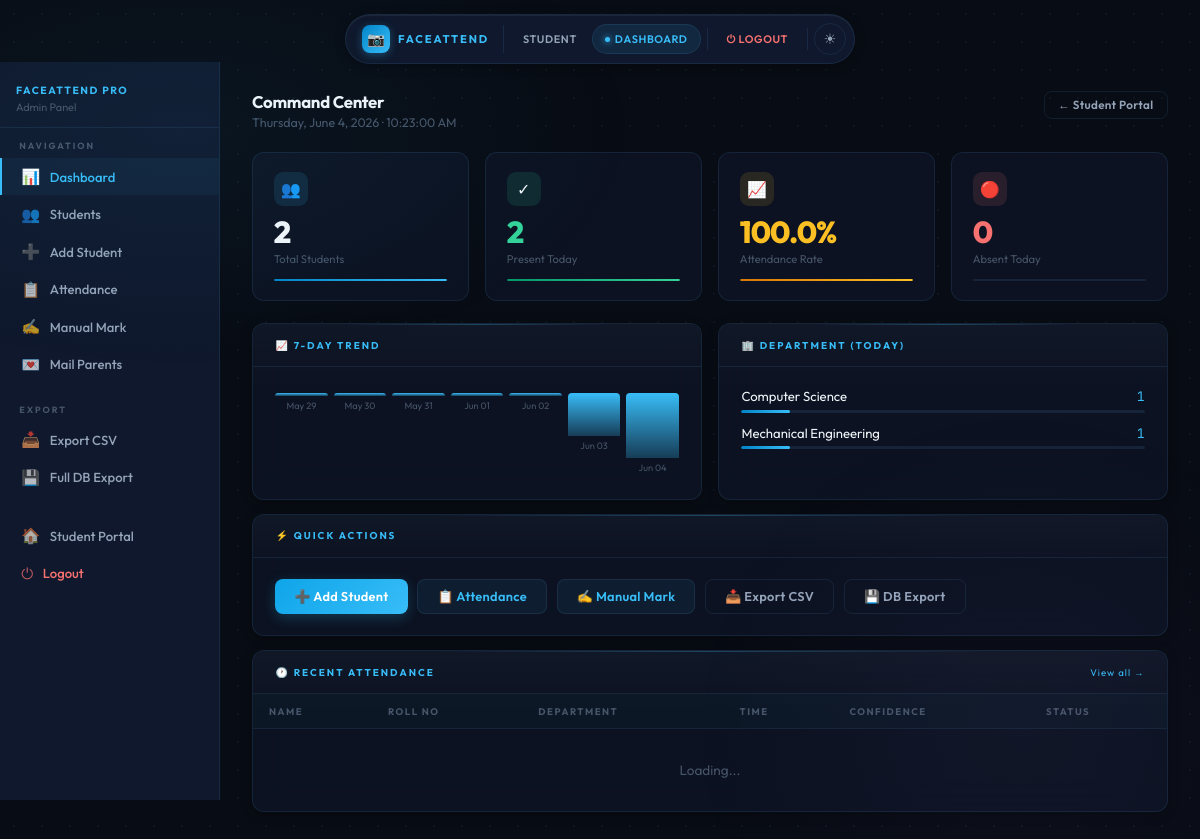
Screenshot of /admin/dashboard (signed in) with the database file from the repository.
### models/student.py (models this page shows, shortened)
class Student(db.Model):
    __tablename__ = 'students'
    id = db.Column(db.Integer, primary_key=True)
    name = db.Column(db.String(100), nullable=False)
    roll_number = db.Column(db.String(50), unique=True, nullable=False)
    department = db.Column(db.String(100), nullable=False)
    email = db.Column(db.String(120), nullable=True)
    phone = db.Column(db.String(20), nullable=True)
    embedding_json = db.Column(db.Text, nullable=True)   # JSON array of embedding vectors
    face_image_b64 = db.Column(db.Text, nullable=True)   # Base64 thumbnail for display
    registered_at = db.Column(db.DateTime, default=datetime.utcnow)
    is_active = db.Column(db.Boolean, default=True)
    attendance_records = db.relationship('Attendance', backref='student',
                                          lazy='dynamic', cascade='all, delete-orphan')

### routes/admin.py (the view)
@admin_bp.route('/dashboard')
@login_required
def dashboard():
    stats = get_dashboard_stats()
    return render_template('admin/dashboard.html', stats=stats)

### models/admin.py (called while the page is built)
@login_manager.user_loader
def load_user(user_id):
    return Admin.query.get(int(user_id))

### templates/admin/dashboard.html (shortened to what this page needs)
{% extends "base.html" %}
{% block content %}
<div class="admin-wrap">
<aside class="sidebar">
    <div class="sb-section" style="padding:0 1rem .8rem;border-bottom:1px solid var(--brd);margin-bottom:.8rem">
        <div style="font-size:.65rem;font-weight:700;color:var(--acc);letter-spacing:1.5px">FACEATTEND PRO</div>
        <div style="font-size:.68rem;color:var(--txt3);margin-top:.15rem">Admin Panel</div>
    </div>
    <div class="sb-section">
        <span class="sb-label">Navigation</span>
        <a href="/admin/dashboard" class="sb-link active"><span class="sb-icon">&#128202;</span>Dashboard</a>
        <a href="/admin/students"  class="sb-link"><span class="sb-icon">&#128101;</span>Students</a>
        <a href="/admin/students/add" class="sb-link"><span class="sb-icon">&#10133;</span>Add Student</a>
        <a href="/admin/attendance" class="sb-link"><span class="sb-icon">&#128203;</span>Attendance</a>
        <a href="/admin/attendance/manual" class="sb-link"><span class="sb-icon">&#9997;</span>Manual Mark</a>
        <a href="/admin/mail-parents" class="sb-link"><span class="sb-icon">&#128140;</span>Mail Parents</a>
    </div>
    <div class="sb-section">
        <span class="sb-label">Export</span>
        <a href="/admin/attendance/export" class="sb-link"><span class="sb-icon">&#128229;</span>Export CSV</a>
        <a href="/admin/database/export"   class="sb-link"><span class="sb-icon">&#128190;</span>Full DB Export</a>
    </div>
    <div class="sb-section" style="margin-top:auto">
        <a href="/" class="sb-link"><span class="sb-icon">&#127968;</span>Student Portal</a>
        <a href="/admin/logout" class="sb-link" style="color:var(--red)"><span class="sb-icon">&#9211;</span>Logout</a>
    </div>
</aside>
<main class="admin-main">
    <div class="ph">
        <div>
            <div class="ph-title">Command Center</div>
            <div class="ph-sub" id="dt-display">Loading...</div>
        </div>
        <a href="/" class="btn btn-o btn-sm">&#8592; Student Portal</a>
    </div>
    <div class="stats-row">
        <div class="stat">
            <div class="stat-top"><div class="stat-icon si-b">&#128101;</div></div>
            <div class="stat-num">{{ stats.total_students }}</div>
            <div class="stat-lbl">Total Students</div>
            <div class="stat-bar"><div class="stat-bar-fill" style="width:100%"></div></div>
        </div>
        <div class="stat">
            <div class="stat-top"><div class="stat-icon si-g">&#10003;</div></div>
            <div class="stat-num" style="color:var(--grn)">{{ stats.today_count }}</div>
            <div class="stat-lbl">Present Today</div>
            <div class="stat-bar"><div class="stat-bar-fill" style="width:{{ stats.attendance_pct }}%;background:linear-gradient(90deg,var(--grn2),var(--grn))"></div></div>
        </div>
        <div class="stat">
            <div class="stat-top"><div class="stat-icon si-y">&#128200;</div></div>
            <div class="stat-num" style="color:var(--yel)">{{ stats.attendance_pct }}%</div>
            <div class="stat-lbl">Attendance Rate</div>
            <div class="stat-bar"><div class="stat-bar-fill" style="width:{{ stats.attendance_pct }}%;background:linear-gradient(90deg,#d97706,var(--yel))"></div></div>
        </div>
        <div class="stat">
            <div class="stat-top"><div class="stat-icon si-r">&#128308;</div></div>
            <div class="stat-num" style="color:var(--red)">{{ stats.total_students - stats.today_count }}</div>
            <div class="stat-lbl">Absent Today</div>
            <div class="stat-bar"></div>
        </div>
    </div>
    <div class="two-col mb">
        <div class="card">
            <div class="card-header">
                <span class="card-title">&#128200; 7-Day Trend</span>
            </div>
            <div class="card-body">
                <div class="bar-chart">
                    {% set max_count = (stats.trend | map(attribute='count') | max) or 1 %}
                    {% for item in stats.trend %}
                    <div class="bar-wrap">
                        <div class="bar" data-count="{{ item.count }}"
                             style="height:calc({{ item.count }} / {{ max_count }} * 80px + 3px)"></div>
                        <div class="bar-lbl">{{ item.date }}</div>
                    </div>
                    {% endfor %}
                </div>
            </div>
        </div>
        <div class="card">
            <div class="card-header"><span class="card-title">&#127970; Department (Today)</span></div>
            <div class="card-body">
                {% if stats.dept_stats %}
                    {% for d in stats.dept_stats %}
                    <div class="dept-bar">
                        <div class="flex justify-between text-sm">
                            <span>{{ d.dept }}</span>
                            <span class="text-acc mono">{{ d.count }}</span>
                        </div>
                        <div class="dept-bar-track">
                            <div class="dept-bar-fill" style="width:{{ [d.count * 12, 100]|min }}%"></div>
                        </div>
                    </div>
                    {% endfor %}
                {% else %}
                    <div class="text-dimmer text-sm" style="text-align:center;padding:1rem 0">No attendance data today</div>
                {% endif %}
            </div>
        </div>
    </div>
    <div class="card mb">
        <div class="card-header"><span class="card-title">&#9889; Quick Actions</span></div>
        <div class="card-body">
            <div class="quick-actions">
                <a href="/admin/students/add"        class="btn btn-p">&#10133; Add Student</a>
                <a href="/admin/attendance"           class="btn btn-g">&#128203; Attendance</a>
                <a href="/admin/attendance/manual"    class="btn btn-g">&#9997; Manual Mark</a>
                <a href="/admin/attendance/export"    class="btn btn-o">&#128229; Export CSV</a>
                <a href="/admin/database/export"      class="btn btn-o">&#128190; DB Export</a>
            </div>
        </div>
    </div>
    <div class="card">
        <div class="card-header">
            <span class="card-title">&#128336; Recent Attendance</span>
            <a href="/admin/attendance" class="card-sub" style="text-decoration:none;color:var(--acc)">View all &#8594;</a>
        </div>
        <div class="table-wrap">
            <table class="data-table">
                <thead><tr>
                    <th>Name</th><th>Roll No</th><th>Department</th>
                    <th>Time</th><th>Confidence</th><th>Status</th>
                </tr></thead>
                <tbody id="recent-tbody">
                    <tr><td colspan="6" style="text-align:center;padding:2rem;color:var(--txt3)">Loading...</td></tr>
                </tbody>
            </table>
        </div>
    </div>
</main>
</div>
{% endblock %}

### rows the page displays
Student: dept "Computer Science", count "1", {{ [d.count * 12, 100]|min }} 12 (drawn)
Student: dept "Mechanical Engineering", count "1", {{ [d.count * 12, 100]|min }} 12 (drawn)

### other values shown
{{ stats.total_students }} "2"
{{ stats.today_count }} "2"
{{ stats.attendance_pct }} "100.0"
{{ stats.total_students - stats.today_count }} "0"
{{ item.date }} "May 29" "May 30" "May 31" "Jun 01" "Jun 02" "Jun 03" "Jun 04"
